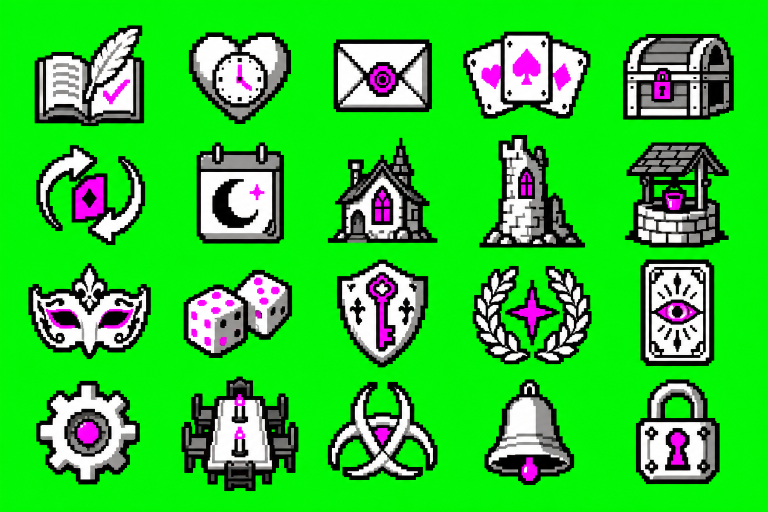
#> input picture docs/redesign/v2/kit3/art-src/os-icones.png, 1536 x 1024 px (shown at 1/2 size)
$ python os_temas.py
#> lines starting #> are read from the running program, lines starting #| are printed output that depends on the picture
"""Sistema de janelas: recorta os ícones em pixel (32x32) e faz o fundo em cada esquema de cores, só com as cores dele.
Uso: python os_temas.py (na pasta art-src)"""
from pathlib import Path
import numpy as np
from PIL import Image

AQUI = Path(__file__).parent
SAI = AQUI.parent / "art" / "os" / "px"

# tinta escura, meio-tom, destaque, claro; e os dois tons do fundo além da cor de base
TEMAS = {
    "sangue": dict(tinta=(10, 8, 10), meio=(150, 70, 80), destaque=(200, 32, 47), claro=(239, 230, 216), f1=(30, 14, 18), f2=(58, 20, 28)),
    "ouro": dict(tinta=(11, 10, 8), meio=(130, 118, 90), destaque=(201, 162, 74), claro=(240, 232, 212), f1=(28, 25, 18), f2=(52, 46, 32)),
    "aco": dict(tinta=(10, 18, 22), meio=(120, 150, 160), destaque=(95, 224, 208), claro=(230, 238, 240), f1=(20, 32, 38), f2=(36, 52, 60)),
    "rosa": dict(tinta=(26, 16, 20), meio=(180, 120, 145), destaque=(255, 150, 190), claro=(251, 239, 243), f1=(44, 26, 34), f2=(74, 44, 58)),
    "papel": dict(tinta=(16, 14, 14), meio=(110, 104, 96), destaque=(16, 14, 14), claro=(250, 246, 236), f1=(214, 207, 192), f2=(188, 180, 164), base=(232, 226, 212)),
}
BAYER = np.array([[0, 8, 2, 10], [12, 4, 14, 6], [3, 11, 1, 9], [15, 7, 13, 5]]) / 16


IDS = "record pulso mensagens cartas inventario trocas calendario casa torres poco salao jogos corporacoes virtudes arcanos ajustes mesa sigilo sino cadeado".split()
# cada ícone vira uma grade de 32x32 por voto da maioria: 0 vazio, 1 preto, 2 cinza, 3 branco, 4 acento
folha = np.array(Image.open(AQUI / "os-icones.png").convert("RGB")).astype(int)
r, g, b = folha[..., 0], folha[..., 1], folha[..., 2]
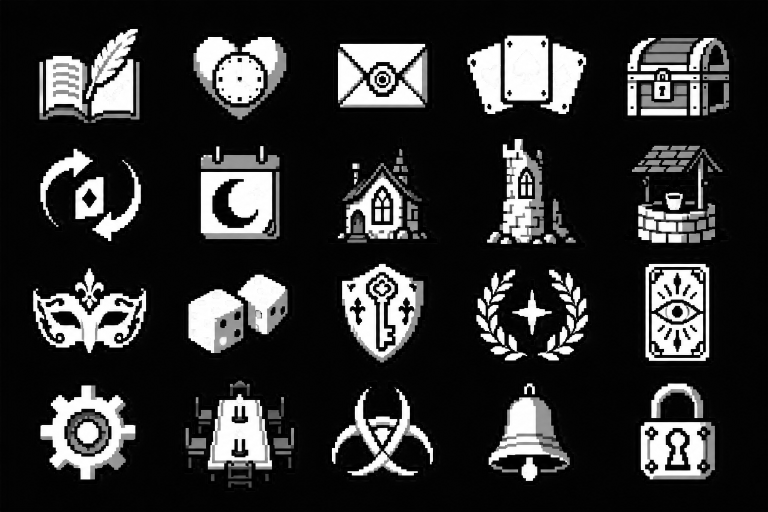
#> r: shape (1024, 1536) int64 (shown at 1/2 size); min 0, max 255, mean 48.4
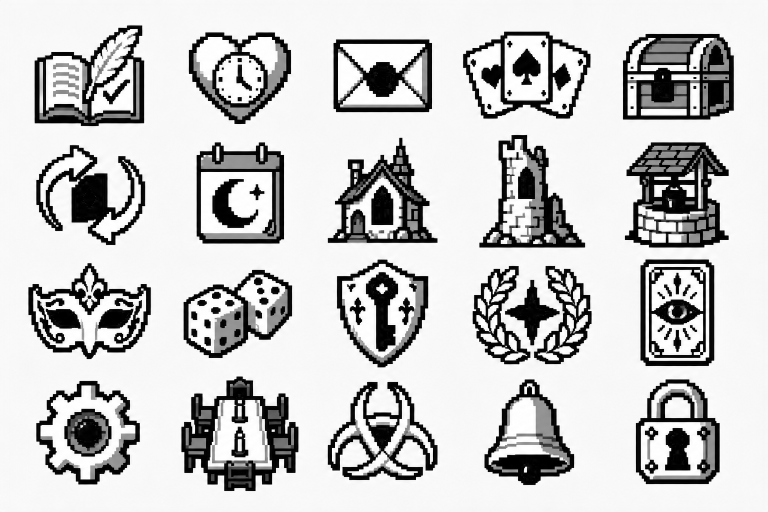
#> g: shape (1024, 1536) int64 (shown at 1/2 size); min 0, max 255, mean 198.7
classe = np.full(r.shape, 1)
classe[(r + g + b) / 3 > 90] = 2
classe[(r + g + b) / 3 > 190] = 3
classe[(r > 150) & (b > 150) & (g < 110)] = 4
classe[(g > 150) & (r < 120) & (b < 120)] = 0
LARG, ALT = folha.shape[1] / 5, folha.shape[0] / 4
#> LARG = 307.2; ALT = 256
ICONES = {}
for n, nome in enumerate(IDS):
    c0, l0 = int((n % 5) * LARG), int((n // 5) * ALT)
    cel = classe[l0:int(l0 + ALT), c0:int(c0 + LARG)]
    ys, xs = np.where(cel > 0)
    cel = cel[ys.min():ys.max() + 1, xs.min():xs.max() + 1]
    h, w = cel.shape
    passo = max(h, w) / 32
    th, tw = max(1, round(h / passo)), max(1, round(w / passo))
    grade = np.zeros((32, 32), dtype=int)
    oy, ox = (32 - th) // 2, (32 - tw) // 2
    for y in range(th):
        for x in range(tw):
            bloco = cel[int(y * h / th):max(int(y * h / th) + 1, int((y + 1) * h / th)), int(x * w / tw):max(int(x * w / tw) + 1, int((x + 1) * w / tw))]
            grade[oy + y, ox + x] = np.bincount(bloco.ravel(), minlength=5).argmax()
    ICONES[nome] = grade
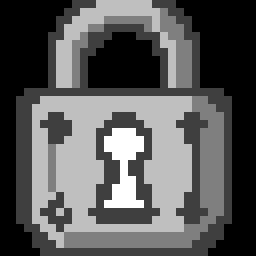
#> grade: shape (32, 32) int64 (shown 8 times larger); min 0, max 4, mean 1.4; drawn with min black and max white


# o sigilo não vem da folha gerada, que desenhou algo parecido com o símbolo de risco biológico: é o nó do sigilo do jogo
#> (the run stopped early here; a loop or call above may not have finished)
